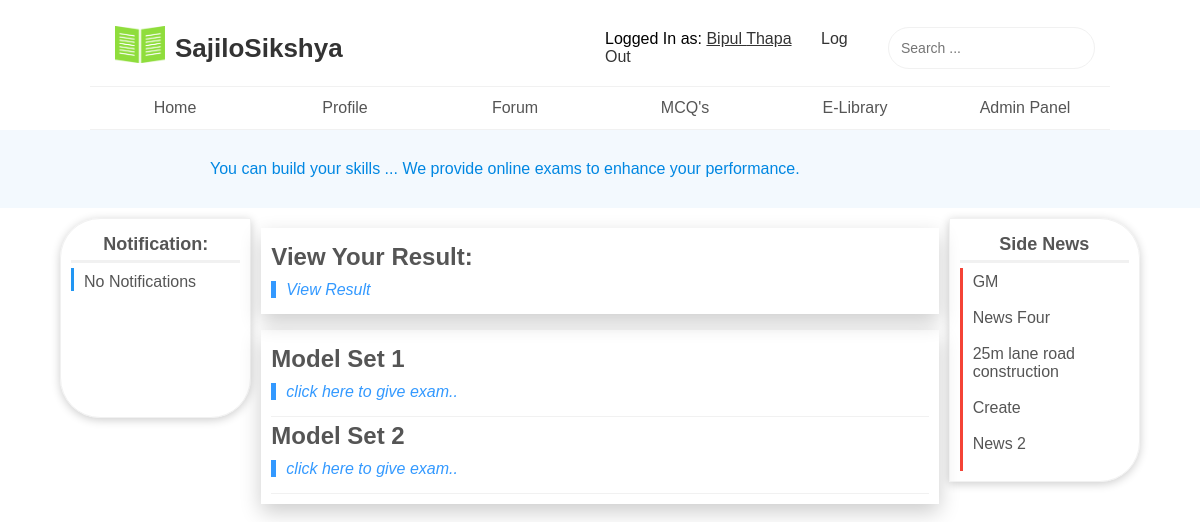
Page /mcq_section.php (signed in) on the committed database.
### tables this page shows
CREATE TABLE `register` (
  `id` int(11) NOT NULL,
  `firstname` varchar(255) NOT NULL,
  `lastname` varchar(255) NOT NULL,
  `email` text NOT NULL,
  `password` text NOT NULL,
  `post` text NOT NULL,
  `username` varchar(255) NOT NULL,
  `college` varchar(255) NOT NULL,
  `usersex` text NOT NULL,
  `dob` date NOT NULL,
  `birthplace` text NOT NULL,
  `biography` text NOT NULL,
  `image` longblob NOT NULL,
  `role` varchar(255) NOT NULL
);

CREATE TABLE `mcq_number` (
  `id` int(11) NOT NULL,
  `model_no` int(11) NOT NULL
);

CREATE TABLE `news` (
  `news_id` int(11) NOT NULL,
  `news_headline` varchar(255) NOT NULL,
  `news_short_description` text NOT NULL,
  `news_full_story` text NOT NULL,
  `date` date NOT NULL
);

### mcq_section.php (the view, shortened to what this page needs)
<?php
    require_once('connect.php');
    $username = $_SESSION['username'];
    $errormessage="No Notifications";
?>
<?php
    include_once 'includes/header.php';
?>
<?php
    include_once 'includes/information_section.php';
?>
<div id="main_section">
    <div id="left_section" class="ss-card-2">
        <div id="left_section_header">
            Notification:
        </div>
        <div id="left_section_content">
            <?php echo $errormessage; ?>
        </div>
    </div>
    <div id="middle_section">
        <div class="ss-article ss-card-8">
            <div class="ss-article-header">
                View Your Result:
            </div>
            <div class="ss-article-content">
                <a style="
                    text-decoration: none;
                    color: #39f;
                    border-left: 5px solid #39f;
                    padding-left: 10px;
                    font-style: italic;
                " href="view_mcq_result.php">View Result</a>
            </div>
        </div>
        <div class="ss-article ss-card-8">
            <?php
                $newQuery = mysqli_query($con, "SELECT * FROM mcq_number");
                while( $row = mysqli_fetch_assoc($newQuery) ) {
                    $model_no = $row['model_no'];
                ?>
            <div class="ss-article-header">
                <?php echo "Model Set " . $model_no; ?>
            </div>
            <div class="ss-article-content">
                <a style="
                    text-decoration: none;
                    color: #39f;
                    border-left: 5px solid #39f;
                    padding-left: 10px;
                    font-style: italic;
                " href="mcq_section_set.php?set=<?php echo $model_no; ?>">click here to give exam..</a>
            </div>
            <div class="ss-separator"></div>
                    <?php
                }
            ?>
        </div>
    </div>
    <div id="right_section" class="ss-card-2">
        <div id="right_section_header">
            Side News
        </div>
        <div id="right_section_content">
            <?php include('aside_news.php'); ?>
        </div>
    </div>
</div>
<?php
    include_once 'includes/footer.php';
?>

### includes/header.php (shortened to what this page needs)
<?php
    $result = mysqli_query($con, "SELECT * FROM register WHERE username = '$username'");
    while( $row = mysqli_fetch_assoc($result) ) {
      $firstname = $row['firstname'];
      $lastname = $row['lastname'];
    }
?>
<!DOCTYPE html>
<html lang="en">
    <head>
        <link rel="stylesheet" href="styles/style.css">
        <link rel="stylesheet" href="styles/sajilosikshya.css">
        <link rel="stylesheet" href="styles/profile.css">
        <link rel="stylesheet" href="styles/forum.css">
        <link rel="stylesheet" href="styles/mcq_section.css">
    </head>
    <body>
        <div id="wrapper">
            <header id="main_header">
                <div id="main_header_content">
                    <div id="main_header_title">
                        <div>
                            <img style="margin-right: 10px;" src="logo.png" width="50" alt="SajiloSikshya.com">
                        </div>
                        <div>
                            SajiloSikshya
                        </div>
                    </div>
                    <div id="main_header_links">
                        <div>
                            <span>Logged In as: </span>
                            <a style="text-decoration: underline;" href="profile.php"><?php echo $firstname . ' ' . $lastname; ?></a>
                            <a href="logout.php">Log Out</a>
                        </div>
                        <div>
                            <input type="search" placeholder="Search ..." onkeydown="if(event.keyCode == 13) alert('You searched ' + this.value)">
                        </div>
                    </div>
                </div>
                <div id="main_header_seperator"></div>
                <div id="navigation_menu">
                    <ul>
                        <li><a href="welcome.php">Home</a></li>
                        <li><a href="profile.php">Profile</a></li>
                        <li><a href="main_forum.php">Forum</a></li>
                        <li><a href="mcq_section.php">MCQ's</a></li>
                        <li><a href="javascript: void(0)">E-Library</a></li>
                        <?php
                            $sql= "SELECT * FROM register WHERE username='$_SESSION[username]'";
                            $result = mysqli_query($con,$sql);
                            $row = mysqli_fetch_assoc($result);
                            if ($row["role"] == "admin"){
                                ?>
                                <li class="dropdown">
                                    <a href="javascript: void(0)">Admin Panel</a>
                                </li>
                                <?php
                            } else{
                                $_SESSION['role'] = 'user';
                            }
                        ?>
                    </ul>
                </div>
            </header>

### aside_news.php
<?php
    $sql= "SELECT * FROM news ORDER BY news_id DESC LIMIT 5";
    $result = mysqli_query($con,$sql);
    while ($row= mysqli_fetch_array( $result)){
        ?>
       <a href="view_full_news.php?id=<?php echo $row['news_id']?>"><?php
        echo $row['news_headline'];
        ?></a>
        <br>
<?php
    }
?>

### styles/style.css (style rules this page uses)
* { margin: 0; padding: 0; font-family: "Trebuchet MS", Helvetica, sans-serif; box-sizing: border-box; }
#main_header { width: 100%; padding: 10px 0px 0px 0px; }
#main_header #main_header_content { width: 85%; margin: 0px auto; padding: 15px; display: flex; display: -webkit-flex; }
#main_header #main_header_content #main_header_title { margin-left: 10px; font-size: 26px; font-weight: bold; color: #333; display: flex; display: -webkit-flex; align-items: center; flex: 1; }
#main_header #main_header_content #main_header_links { display: flex; display: -webkit-flex; flex: 1; align-items: center; justify-content: flex-end; }
#main_header #main_header_content #main_header_links div { margin: 2px 0px; }
#main_header #main_header_content #main_header_links input[type="search"] { padding: 12px; font-size: 14px; border-radius: 100px; outline: none; border: 1px solid #f1f1f1; transition: border 0.3s; }
#main_header #main_header_content #main_header_links a { color: #333; text-decoration: none; margin-right: 25px; transition: color 0.3s; }
#main_header #main_header_seperator { border-bottom: 1px solid #f1f1f1; width: 85%; margin: 0px auto; }
#main_header #navigation_menu { width: 85%; margin: 0px auto; }
#main_header #navigation_menu ul { list-style: none; display: flex; display: -webkit-flex; flex-direction: row; }
#main_header #navigation_menu ul li { float: left; flex: 1; text-align: center; }
#main_header #navigation_menu ul li a { text-decoration: none; color: #555; display: block; padding: 12px; transition: color 0.3s; }
.dropdown { position: relative; }
#main_section { display: flex; display: -webkit-flex; width: 90%; margin: 10px auto; }
#main_section #left_section { flex: 2; border: 1px solid #f1f1f1; padding: 10px; height: 200px; border-radius: 40px 0px 40px 40px; }
#main_section #left_section #left_section_header { text-align: center; font-weight: bold; font-size: 18px; color: #555; padding: 5px 0px; border-bottom: 3px solid #f1f1f1; }
#main_section #left_section #left_section_content { color: #555; margin-top: 5px; padding-top: 5px; border-left: 3px solid #2196F3; padding-left: 10px; }
#main_section #middle_section { flex: 8; padding: 10px; }
#main_section #right_section { flex: 2; border: 1px solid #f1f1f1; padding: 10px; height: 0%; border-radius: 0px 40px 40px 0px; }
#main_section #right_section #right_section_header { text-align: center; font-weight: bold; font-size: 18px; color: #555; padding: 5px 0px; border-bottom: 3px solid #f1f1f1; }
#main_section #right_section #right_section_content { color: #555; margin-top: 5px; padding-top: 5px; border-left: 3px solid #F44336; padding-left: 10px; }
#main_section #right_section #right_section_content a { text-decoration: none; color: #555; display: block; }

### styles/sajilosikshya.css (style rules this page uses)
.ss-separator { border-bottom: 1px solid #f1f1f1; padding: 5px 0px; }
.ss-article { padding: 10px; margin-bottom: 16px; }
.ss-article-header { padding: 5px 0px; font-weight: bold; color: #555; font-size: 24px; }
.ss-article-content { padding: 5px 0px; }
.ss-card-2 { box-shadow: 0px 2px 10px rgba(0,0,0,0.2); }
.ss-card-8 { box-shadow: 0px 8px 20px rgba(0,0,0,0.2); }

### rows in the picture
register: firstname "Bipul", lastname "Thapa"
mcq_number: model_no "1"
mcq_number: model_no "2"
news: news_headline "GM"
news: news_headline "News Four"
news: news_headline "25m lane road construction"
news: news_headline "Create"
news: news_headline "News 2"

### other values in the picture
$errormessage "No Notifications"
